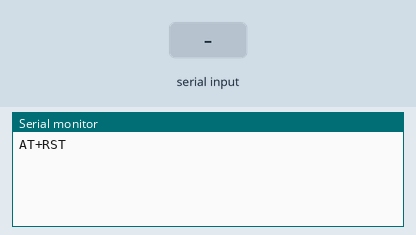
Recording of a sketch running on a simulated Arduino Uno, built with avr-gcc and run on an emulated ATmega328P. Shown: the last lines printed to the serial monitor. The test bench sets the inputs (shaded band).

Above: at 1.2 s.
1.3 s: "1" received over the second serial link
At 2.0 s:
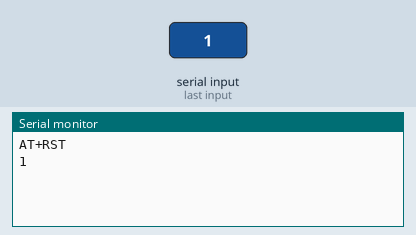
2.8 s: "0" received over the second serial link
At 3.1 s:
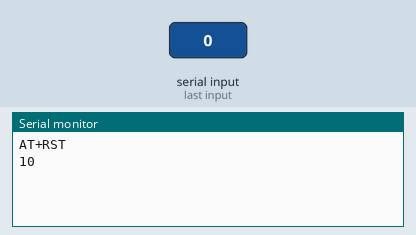

Measured:
- after the input at 1.3 s, the serial monitor: prints a new line at once (image 1)
- after the input at 2.8 s, the serial monitor: prints a new line at once (image 2)

The sketch:

ESP8266_Basic_AT_Debugging.ino
```cpp
/* McConnell
 *  This is used to test basic AT commands using the ESP8266 as a module on the arduino.
 *  Debugging is performed using SoftwareSerial, an FTDI breakout, and CoolTerm (on Mac)
 *  Baud of both modules is 115200
 *  The ESP8266 has to be wired to RX = 0 and TX = 1 on the Arduino
 *  The ESP8266 is in an ESP-01 Adapter module that does 5-3.3V voltage conversion
 *  The FTDI used was the FTDI Basic from SparkFun
 *  Serial Monitor for debugging is done in CoolTerm -> CoolTerm_ArduinoDebugging.stc
 *
 *  Warnings:  TX/RX pins need to be empty when programming Arduino
 */

#include <SoftwareSerial.h>

SoftwareSerial debugSerial(10, 11);   // Pin 10 goes into FTDI TX, Pin 11 into RX

void setup() {
  // Open serial communications and wait for port to open:
  Serial.begin(115200);
  debugSerial.begin( 115200 );
  debugSerial.println("Started");

  // set the data rate for the SoftwareSerial port
  debugSerial.println("Resetting ESP8266...");
  debugSerial.println("Going to try an AT call now...");
  Serial.write("AT+RST\r\n");


}

void loop() {

  while (Serial.available()) {
    debugSerial.write(Serial.read());
  }
  while (debugSerial.available()) {
    Serial.write(debugSerial.read());
  }
}
```
